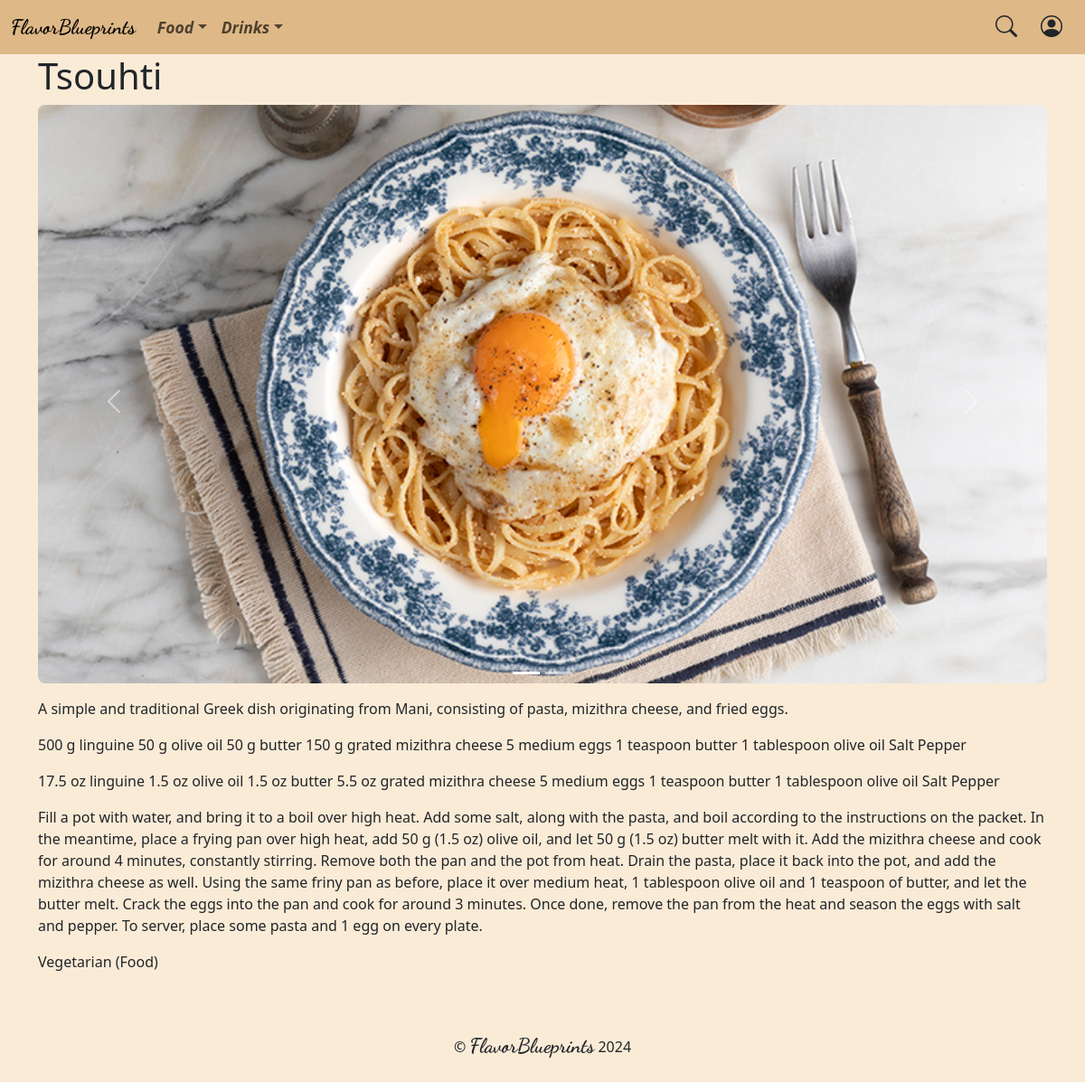
The app's page /recipes/3/ with its own data.
### recipes/models.py (models this page shows, shortened)
class Recipe(models.Model):
    title = models.CharField(max_length=255)
    description = models.TextField()
    ingredients_metric = models.TextField()
    ingredients_imperial = models.TextField()
    instructions = models.TextField()
    timestamp = models.DateTimeField(default=timezone.now)
    category = models.ForeignKey(SubCategory, on_delete=models.CASCADE)

class Photo(models.Model):
    image = models.ImageField(upload_to='photos/')
    alt_text = models.CharField(max_length=255)
    recipe = models.ForeignKey(Recipe, on_delete=models.CASCADE)

class SubCategory(models.Model):
    name = models.CharField(max_length=255)
    primary_category = models.ForeignKey(PrimaryCategory, on_delete=models.CASCADE)
    def __str__(self):
        return f"{self.name} ({self.primary_category.name})"

class PrimaryCategory(models.Model):
    name = models.CharField(max_length=255)

### recipes/views.py (the view)
def recipe(request, recipe_id):
    try:
        recipe = Recipe.objects.get(pk=recipe_id)
    except Recipe.DoesNotExist:
        raise Http404("Recipe does not exist")
    photos = Photo.objects.filter(recipe=recipe)
    return render(request, "recipes/recipe.html", {
        "recipe": recipe,
        "photos": photos
    })

### recipes/templates/recipes/recipe.html (shortened to what this page needs)
{% extends 'common/layout.html' %}
{% load static %}
{% block imports %}
    <link rel="stylesheet" href="{% static 'recipes/css/recipe.css' %}">
{% endblock %}
{% block body %}
    <div class="container">
        <h1>{{ recipe.title }}</h1>
        <div id="carousel" class="carousel slide pb-3" data-bs-ride="carousel">
            <div class="carousel-indicators">
                {% for photo in photos %}
                    <button type="button"
                        data-bs-target="#carousel"
                        data-bs-slide-to="{{ forloop.counter0 }}"
                        {% if forloop.first %}class="active" aria-current="true"{% endif %}
                        aria-label="Slide {{ forloop.counter }}"></button>
                {% endfor %}
            </div>
            <div class="carousel-inner rounded-3">
                {% for photo in photos %}
                    <div class="carousel-item {% if forloop.first %}active{% endif %}">
                        <img src="{{ photo.image.url }}" alt="{{ photo.alt_text }}">
                    </div>
                {% endfor %}
            </div>
            <button class="carousel-control-prev" type="button" data-bs-target="#carousel" data-bs-slide="prev">
                <span class="carousel-control-prev-icon" aria-hidden="true"></span>
            </button>
            <button class="carousel-control-next" type="button" data-bs-target="#carousel" data-bs-slide="next">
                <span class="carousel-control-next-icon" aria-hidden="true"></span>
            </button>
        </div>
        <p id="description">{{ recipe.description }}</p>
        <p id="ingredients-metric">{{ recipe.ingredients_metric }}</p>
        <p id="ingredients-imperial">{{ recipe.ingredients_imperial }}</p>
        <p id="instructions">{{ recipe.instructions }}</p>
        <p id="category">{{ recipe.category }}</p>
    </div>
{% endblock %}

### static/common/css/style.css (style rules this page uses)
html, body { background-color: antiquewhite; }

### recipes/static/recipes/css/recipe.css (style rules this page uses)
.carousel-item { height: 40rem; }
.carousel-item img { display: block; width: 100%; height: 100%; object-fit: cover; }

### records on screen
Recipe: title "Tsouhti", description "A simple and traditional Greek dish originating from Mani, consisting of pasta, mizithra cheese, and fried eggs.", ingredients_metric "500 g linguine 50 g olive oil 50 g butter 150 g grated mizithra cheese 5 medium eggs 1 teaspoon butter 1 tablespoon olive oil Salt Pepper", ingredients_imperial "17.5 oz linguine 1.5 oz olive oil 1.5 oz butter 5.5 oz grated mizithra cheese 5 medium eggs 1 teaspoon butter 1 tablespoon olive oil Salt Pepper", instructions "Fill a pot with water, and bring it to a boil over high heat. Add some salt, along with the pasta, and boil according to the instructions on the packet. In the meantime, place a frying pan over high heat, add 50 g (1.5 oz) olive oil, and let 50 g (1.5 oz) butter melt with it. Add the mizithra cheese and cook for around 4 minutes, constantly stirring. Remove both the pan and the pot from heat. Drain the pasta, place it back into the pot, and add the mizithra cheese as well. Using the same friny pan as before, place it over medium heat, 1 tablespoon olive oil and 1 teaspoon of butter, and let the butter melt. Crack the eggs into the pan and cook for around 3 minutes. Once done, remove the pan…", category "Vegetarian (Food)"
Photo: image (picture)
